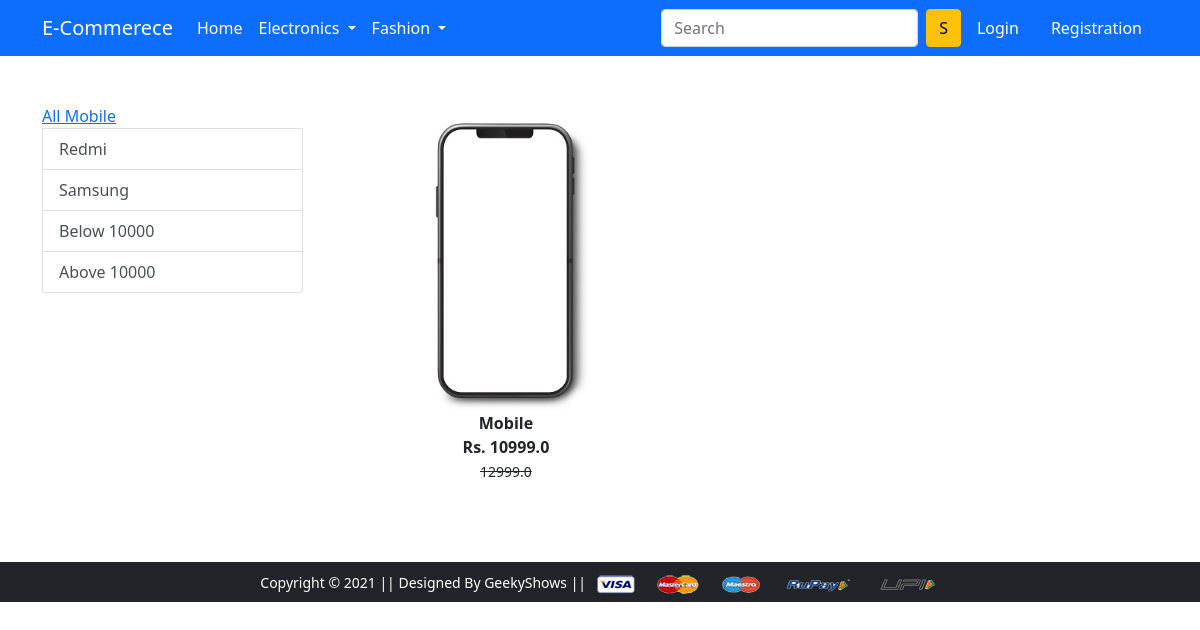
Page /mobile/ on the earlier database version.
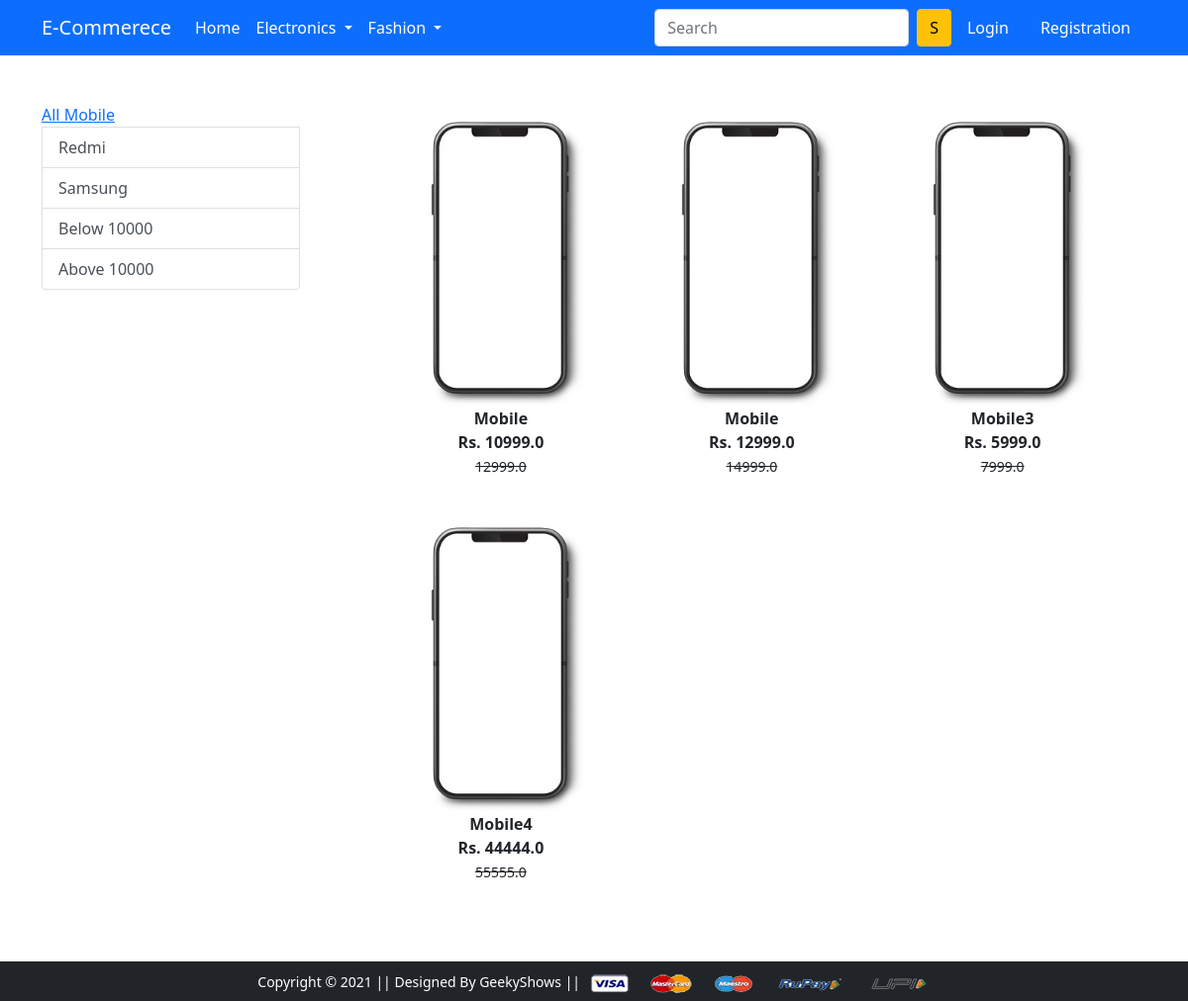
Same page on the later database version.
### app/models.py (models this page shows, shortened)
class Product(models.Model):
    title = models.CharField(max_length=100)
    selling_price = models.FloatField()
    discount_price = models.FloatField()
    description = models.TextField()
    brand = models.CharField(max_length=100)
    category = models.CharField(choices = CATEGORY_CHOICES,max_length=2)
    product_image = models.ImageField(upload_to='productimg')

### app/views.py (the view)
# urls.py: path('mobile/', views.mobile, name='mobile'),
def mobile(request, data=None):
    if data == None:
        mobiles = Product.objects.filter(category='M')
    elif data =='Redmi' or data =='Samsung':
        mobiles = Product.objects.filter(category='M').filter(brand=data)
    elif data == 'below':
        mobiles = Product.objects.filter(category='M').filter(discount_price__lt=10000)
    elif data == 'above':
        mobiles = Product.objects.filter(category='M').filter(discount_price__gt=10000)
    return render(request, 'app/mobile.html', {'mobiles':mobiles})

### app/templates/app/mobile.html (shortened to what this page needs)
{% extends 'app/base.html' %}
{% load static %}
{% block main-content %}
<div class="container my-5">
    <div class="row">
        <div class="col-sm-3">
            <div class="list-group">
                <a href="{% url 'mobile' %}" claas="list-group-item list-group-item-action" aria-current="true">All
                    Mobile </a>
                <a href="{% url 'mobiledata' 'Redmi' %}" class="list-group-item list-group-item-action"
                    aria-current="true">Redmi</a>
                <a href="{% url 'mobiledata' 'Samsung' %}" class="list-group-item list-group-item-action"
                    aria-current="true">Samsung</a>
                <a href="{% url 'mobiledata' 'below' %}"class="list-group-item list-group-item-action"
                    aria-current="true">Below 10000</a>
                <a href="{% url 'mobiledata' 'above' %}"class="list-group-item list-group-item-action"
                    aria-current="true">Above 10000</a>
            </div>
        </div>
        <div class="col-sm-8">
            <div class="row">
                {% for product in mobiles %}
                <div class="col-sm-4 text-center mb-4">
                    <a href="{% url 'product-detail' product.id %}" class="btn">
                        <div class="item">
                            <img src="{{product.product_image.url}}" height="300" class="" alt="">
                            <div class="fw-bold">{{product.title}}</div>
                            <div class="fw-bold">Rs. {{product.discount_price}}</div>
                            <small class="fw-light text-decoration-line-through"> {{product.selling_price}} </small>
                        </div>
                    </a>
                </div>
                {% endfor %}
            </div>
        </div>
    </div>
</div>
{% endblock main-content %}

### app/templates/app/base.html (shortened to what this page needs)
<!doctype html>
{% load static %}
<html lang="en">
  <head>
    <link href="https://cdn.jsdelivr.net/npm/bootstrap@5.0.0-beta1/dist/css/bootstrap.min.css" rel="stylesheet">
    <link rel="stylesheet" href="{% static 'app/css/owl.carousel.min.css' %}">
    <link rel="stylesheet" href="{% static 'app/css/all.min.css' %}">
    <link rel="stylesheet" href="{% static 'app/css/style.css' %}">
  </head>
  <body>
    <nav class="navbar navbar-expand-lg navbar-dark bg-primary">
     <div class="container">
       <a class="navbar-brand" href="/">E-Commerece</a>
       <div class="collapse navbar-collapse" id="navbarSupportedContent">
         <ul class="navbar-nav me-auto mb-2 mb-lg-0">
           <li class="nav-item">
             <a class="nav-link active" aria-current="page" href="/">Home</a>
           </li>
           <li class="nav-item dropdown">
             <a class="nav-link dropdown-toggle text-white" href="#" id="electronicsDropdown" role="button" data-bs-toggle="dropdown" aria-expanded="false">
               Electronics
             </a>
           </li>
           <li class="nav-item dropdown">
             <a class="nav-link dropdown-toggle text-white" href="#" id="fashionDropdown" role="button" data-bs-toggle="dropdown" aria-expanded="false">
               Fashion
             </a>
           </li>
         </ul>
         <form class="d-flex">
           <input class="form-control me-2" type="search" placeholder="Search" aria-label="Search">
           <button class="btn btn-warning" type="submit">S</button>
         </form>
         <div>
          <ul class="navbar-nav me-auto mb-2 mb-lg-0">
            {% if request.user.is_authenticated %}
           <li class="nav-item dropdown mx-2">
              <a class="nav-link dropdown-toggle text-white" href="#" id="profileDropdown" role="button" data-bs-toggle="dropdown" aria-expanded="false">
                Sonam
              </a>
              <ul class="dropdown-menu" aria-labelledby="profileDropdown">
                <li><a class="dropdown-item" href="{% url 'profile' %}">Profile</a></li>
                <li><a class="dropdown-item" href="{% url 'orders' %}">Orders</a></li>
                <li><a class="dropdown-item" href="{% url 'passwordchange' %}">Change Password</a></li>
                <li><a class="dropdown-item" href="{% url 'logout' %}">Logout</a></li>
              </ul>
            </li>
            <li class="nav-item mx-2">
             <a href="{% url 'add-to-cart' %}" class="nav-link text-white"><span class="badge bg-danger">4</span> Cart </a>
            </li>
            {% else %}
            <li class="nav-item mx-2">
             <a href="{% url 'login' %}" class="nav-link text-white">Login</a>
            </li>
            <li class="nav-item mx-2">
             <a href="{% url 'customerregistration' %}" class="nav-link text-white">Registration</a>
            </li>
            {% endif %}
          </ul>
         </div>
       </div>
     </div>
    </nav>
    {% block main-content %} {% endblock main-content %}
    <footer class="container-fluid bg-dark text-center p-2 mt-5">
        <small class="text-white">Copyright &copy; 2021 || Designed By GeekyShows || </small>
        <img src="{% static 'app/images/payment.png' %}" alt="" srcset="" class="img-fluid" height="2px">
    </footer>
  </body>
</html>

Differences in the rows shown:
added Product: product_image (picture), title "Mobile", discount_price "12999.0", selling_price "14999.0"
added Product: product_image (picture), title "Mobile3", discount_price "5999.0", selling_price "7999.0"
added Product: product_image (picture), title "Mobile4", discount_price "44444.0", selling_price "55555.0"
